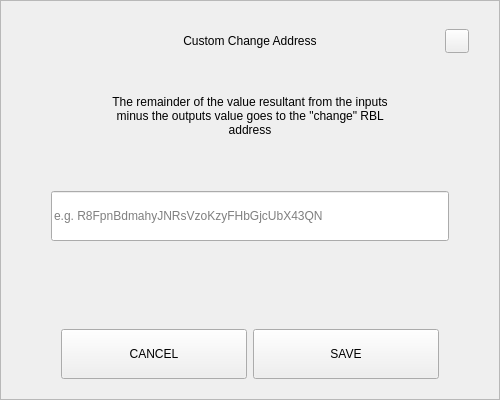
<?xml version="1.0" encoding="UTF-8"?>
<ui version="4.0">
 <class>SendChangeAddressDialog</class>
 <widget class="QDialog" name="SendChangeAddressDialog">
  <property name="geometry">
   <rect>
    <x>0</x>
    <y>0</y>
    <width>500</width>
    <height>400</height>
   </rect>
  </property>
  <property name="windowTitle">
   <string>Dialog</string>
  </property>
  <layout class="QVBoxLayout" name="verticalLayout">
   <property name="spacing">
    <number>0</number>
   </property>
   <property name="leftMargin">
    <number>0</number>
   </property>
   <property name="topMargin">
    <number>0</number>
   </property>
   <property name="rightMargin">
    <number>0</number>
   </property>
   <property name="bottomMargin">
    <number>0</number>
   </property>
   <item>
    <widget class="QFrame" name="frame">
     <property name="styleSheet">
      <string notr="true"/>
     </property>
     <property name="frameShape">
      <enum>QFrame::StyledPanel</enum>
     </property>
     <property name="frameShadow">
      <enum>QFrame::Raised</enum>
     </property>
     <layout class="QVBoxLayout" name="verticalLayout_2" stretch="0,0,0,0,0,0,0">
      <property name="spacing">
       <number>0</number>
      </property>
      <property name="leftMargin">
       <number>30</number>
      </property>
      <property name="topMargin">
       <number>20</number>
      </property>
      <property name="rightMargin">
       <number>30</number>
      </property>
      <property name="bottomMargin">
       <number>20</number>
      </property>
      <item>
       <layout class="QHBoxLayout" name="horizontalLayout_3">
        <property name="spacing">
         <number>0</number>
        </property>
        <item>
         <spacer name="horizontalSpacer_2">
          <property name="orientation">
           <enum>Qt::Horizontal</enum>
          </property>
          <property name="sizeHint" stdset="0">
           <size>
            <width>40</width>
            <height>20</height>
           </size>
          </property>
         </spacer>
        </item>
        <item>
         <widget class="QLabel" name="labelTitle">
          <property name="minimumSize">
           <size>
            <width>0</width>
            <height>40</height>
           </size>
          </property>
          <property name="maximumSize">
           <size>
            <width>16777215</width>
            <height>40</height>
           </size>
          </property>
          <property name="styleSheet">
           <string notr="true">padding-left:24px;</string>
          </property>
          <property name="text">
           <string>Custom Change Address</string>
          </property>
          <property name="alignment">
           <set>Qt::AlignCenter</set>
          </property>
          <property name="margin">
           <number>7</number>
          </property>
         </widget>
        </item>
        <item>
         <spacer name="horizontalSpacer">
          <property name="orientation">
           <enum>Qt::Horizontal</enum>
          </property>
          <property name="sizeHint" stdset="0">
           <size>
            <width>40</width>
            <height>20</height>
           </size>
          </property>
         </spacer>
        </item>
        <item>
         <widget class="QPushButton" name="btnEsc">
          <property name="minimumSize">
           <size>
            <width>24</width>
            <height>24</height>
           </size>
          </property>
          <property name="maximumSize">
           <size>
            <width>24</width>
            <height>24</height>
           </size>
          </property>
          <property name="focusPolicy">
           <enum>Qt::NoFocus</enum>
          </property>
          <property name="text">
           <string/>
          </property>
         </widget>
        </item>
       </layout>
      </item>
      <item>
       <spacer name="verticalSpacer_2">
        <property name="orientation">
         <enum>Qt::Vertical</enum>
        </property>
        <property name="sizeType">
         <enum>QSizePolicy::Minimum</enum>
        </property>
        <property name="sizeHint" stdset="0">
         <size>
          <width>20</width>
          <height>20</height>
         </size>
        </property>
       </spacer>
      </item>
      <item alignment="Qt::AlignHCenter">
       <widget class="QLabel" name="labelMessage">
        <property name="minimumSize">
         <size>
          <width>0</width>
          <height>70</height>
         </size>
        </property>
        <property name="text">
         <string>The remainder of the value resultant from the inputs minus the outputs value goes to the &quot;change&quot; RBL address</string>
        </property>
        <property name="alignment">
         <set>Qt::AlignCenter</set>
        </property>
        <property name="wordWrap">
         <bool>true</bool>
        </property>
       </widget>
      </item>
      <item>
       <spacer name="verticalSpacer_3">
        <property name="orientation">
         <enum>Qt::Vertical</enum>
        </property>
        <property name="sizeType">
         <enum>QSizePolicy::Minimum</enum>
        </property>
        <property name="sizeHint" stdset="0">
         <size>
          <width>20</width>
          <height>40</height>
         </size>
        </property>
       </spacer>
      </item>
      <item>
       <layout class="QHBoxLayout" name="horizontalLayout_2">
        <property name="spacing">
         <number>0</number>
        </property>
        <property name="leftMargin">
         <number>20</number>
        </property>
        <property name="rightMargin">
         <number>20</number>
        </property>
        <item>
         <widget class="QLineEdit" name="lineEditAddress">
          <property name="minimumSize">
           <size>
            <width>0</width>
            <height>50</height>
           </size>
          </property>
          <property name="placeholderText">
           <string notr="true">e.g. R8FpnBdmahyJNRsVzoKzyFHbGjcUbX43QN</string>
          </property>
         </widget>
        </item>
       </layout>
      </item>
      <item>
       <spacer name="verticalSpacer">
        <property name="orientation">
         <enum>Qt::Vertical</enum>
        </property>
        <property name="sizeHint" stdset="0">
         <size>
          <width>20</width>
          <height>40</height>
         </size>
        </property>
       </spacer>
      </item>
      <item>
       <layout class="QHBoxLayout" name="horizontalLayout" stretch="2,2">
        <property name="spacing">
         <number>6</number>
        </property>
        <property name="leftMargin">
         <number>30</number>
        </property>
        <property name="rightMargin">
         <number>30</number>
        </property>
        <item>
         <widget class="QPushButton" name="btnCancel">
          <property name="minimumSize">
           <size>
            <width>180</width>
            <height>50</height>
           </size>
          </property>
          <property name="focusPolicy">
           <enum>Qt::NoFocus</enum>
          </property>
          <property name="text">
           <string>CANCEL</string>
          </property>
         </widget>
        </item>
        <item>
         <widget class="QPushButton" name="btnSave">
          <property name="minimumSize">
           <size>
            <width>180</width>
            <height>50</height>
           </size>
          </property>
          <property name="focusPolicy">
           <enum>Qt::NoFocus</enum>
          </property>
          <property name="text">
           <string>SAVE</string>
          </property>
         </widget>
        </item>
       </layout>
      </item>
     </layout>
    </widget>
   </item>
  </layout>
 </widget>
 <resources/>
 <connections/>
</ui>
